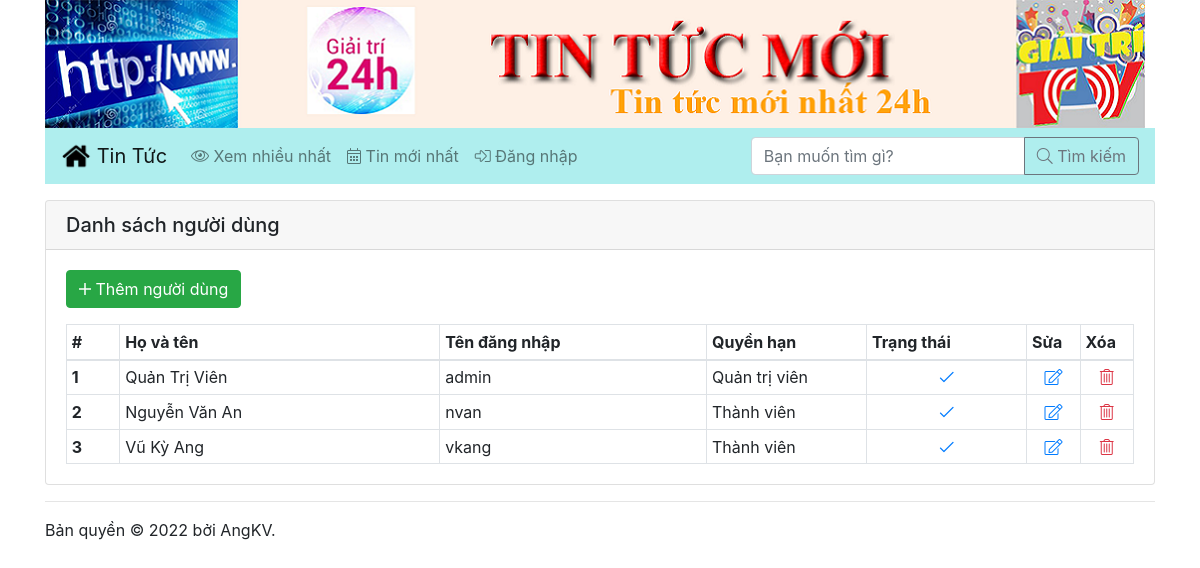
Screenshot of /nguoidung.php with the database file from the repository.
### tables this page shows
CREATE TABLE `tbl_nguoidung` (
  `ID` int(10) NOT NULL,
  `HoVaTen` varchar(50) NOT NULL,
  `TenDangNhap` varchar(50) NOT NULL,
  `MatKhau` varchar(100) NOT NULL,
  `QuyenHan` tinyint(1) NOT NULL,
  `Khoa` tinyint(1) NOT NULL
);

### nguoidung.php (the view, shortened to what this page needs)
<?php
	include_once "ketnoi.php";
	$sql = "SELECT * FROM tbl_nguoidung";
	$danhsach = mysqli_query($link, $sql);
?>
<!DOCTYPE html>
<html lang="en">
<?php include_once "header.php"; ?>
<body>
	<div class="container">
		<?php include_once "navbar.php"; ?>
		<div class="card mt-3">
			<h5 class="card-header">Danh sách người dùng</h5>
			<div class="card-body">
				<p><a href="nguoidung_them.php" class="btn btn-success"><i class="fal fa-plus"></i> Thêm người dùng</a></p>
				<table class="table table-bordered table-sm mb-0">
					<thead>
						<tr>
							<th width="5%">#</th>
							<th width="30%">Họ và tên</th>
							<th width="25%">Tên đăng nhập</th>
							<th width="15%">Quyền hạn</th>
							<th width="15%">Trạng thái</th>
							<th width="5%">Sửa</th>
							<th width="5%">Xóa</th>
						</tr>
					</thead>
					<tbody>
						<?php
							while($dong = mysqli_fetch_array($danhsach))
							{
								echo "<tr>";
									echo "<th>{$dong['ID']}</th>";
									echo "<td>{$dong['HoVaTen']}</td>";
									echo "<td>{$dong['TenDangNhap']}</td>";
									echo "<td>";
										if($dong['QuyenHan'] == 1)
											echo "Quản trị viên";
										else
											echo "Thành viên";
									echo "</td>";
									echo "<td class='text-center'>";
										if($dong['Khoa'] == 1)
											echo "<a href='nguoidung_kichhoat.php?id={$dong['ID']}'><i class='fal fa-ban text-danger'></i></a>";
										else
											echo "<a href='nguoidung_kichhoat.php?id={$dong['ID']}'><i class='fal fa-check text-primary'></i></a>";
									echo "</td>";
									echo "<td class='text-center'><a href='nguoidung_sua.php?id={$dong['ID']}'><i class='fal fa-edit'></i></a></td>";
									echo "<td class='text-center'><a href='nguoidung_xoa.php?id={$dong['ID']}' onclick='return confirm(\"Bạn có muốn xóa người dùng {$dong['HoVaTen']} không?\")'><i class='fal fa-trash-alt text-danger'></i></a></td>";
								echo "</tr>";
							}
						?>
					</tbody>
				</table>
			</div>
		</div>
		<?php include_once "footer.php"; ?>
	</div>
</body>
</html>

### rows the page displays
tbl_nguoidung: ID "1", HoVaTen "Quản Trị Viên", TenDangNhap "admin", QuyenHan "Quản trị viên"
tbl_nguoidung: ID "2", HoVaTen "Nguyễn Văn An", TenDangNhap "nvan", QuyenHan "Thành viên"
tbl_nguoidung: ID "3", HoVaTen "Vũ Kỳ Ang", TenDangNhap "vkang", QuyenHan "Thành viên"
